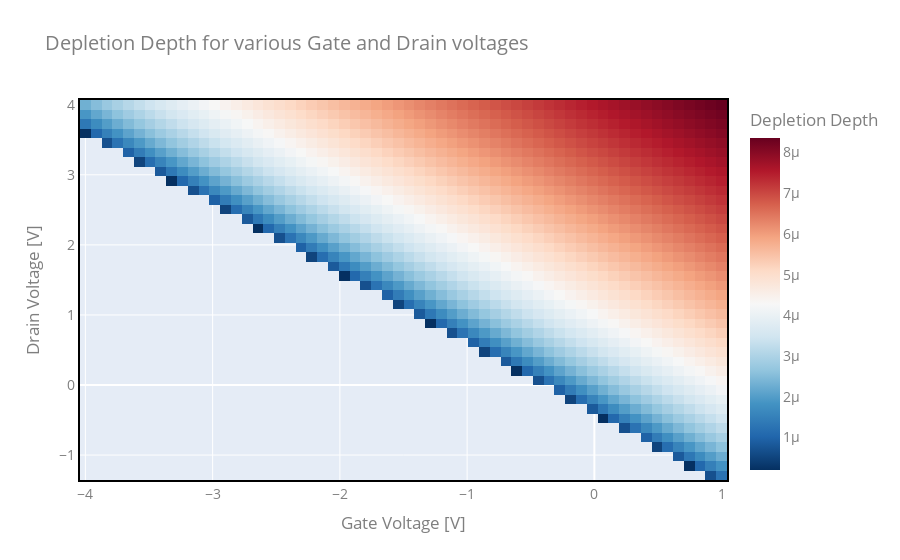

The notebook cell saved with this chart:
### Code cell
df3 = df[['Drain Voltage [V]',
          'Gate Voltage [V]',
          'Depletion Depth'
         ]].astype(float)
plotting = df3.pivot_table(index = 'Drain Voltage [V]',
                           columns = 'Gate Voltage [V]',
                           values = 'Depletion Depth'
                          )

fig = go.Figure(go.Heatmap(z=plotting.values,
                           x=plotting.columns,
                           y=plotting.index,
                           colorscale= 'rdbu',
                           reversescale=True,
                           colorbar={"title": 'Depletion Depth'}
                          )
               )

fig.update_layout(
    title="Depletion Depth for various Gate and Drain voltages",
    xaxis=dict(title="Gate Voltage [V]",showline=True, linewidth=2, linecolor='black', mirror=True),
    yaxis=dict(title="Drain Voltage [V]", showline=True, linewidth=2, linecolor='black', mirror=True),
    font=dict(
        size=14,
        color="#7f7f7f"
    ))

fig.write_html('Depletion_Heatmap.html')
fig.show()

### Figure 1 — Plotly figure (JSON) as saved in the notebook; plotly's stock layout.template omitted (floating-point values rounded to 4 significant figures; data arrays with more than 128 entries replaced by an {"elided": "..."} marker saying what was removed)
{"data": [{"colorbar": {"title": {"text": "Depletion Depth"}}, "colorscale": [[0, "rgb(103,0,31)"], [0.1, "rgb(178,24,43)"], [0.2, "rgb(214,96,77)"], [0.3, "rgb(244,165,130)"], [0.4, "rgb(253,219,199)"], [0.5, "rgb(247,247,247)"], [0.6, "rgb(209,229,240)"], [0.7, "rgb(146,197,222)"], [0.8, "rgb(67,147,195)"], [0.9, "rgb(33,102,172)"], [1, "rgb(5,48,97)"]], "reversescale": true, "type": "heatmap", "x": [-4, -3.915, -3.831, -3.746, -3.661, -3.576, -3.492, -3.407, -3.322, -3.237, -3.153, -3.068, -2.983, -2.898, -2.814, -2.729, -2.644, -2.559, -2.475, -2.39, -2.305, -2.22, -2.136, -2.051, -1.966, -1.881, -1.797, -1.712, -1.627, -1.542, -1.458, -1.373, -1.288, -1.203, -1.119, -1.034, -0.9492, -0.8644, -0.7797, -0.6949, -0.6102, -0.5254, -0.4407, -0.3559, -0.2712, -0.1864, -0.1017, -0.01695, 0.0678, 0.1525, 0.2373, 0.322, 0.4068, 0.4915, 0.5763, 0.661, 0.7458, 0.8305, 0.9153, 1], "y": [-1.288, -1.153, -1.017, -0.8814, -0.7458, -0.6102, -0.4746, -0.339, -0.2034, -0.0678, 0.0678, 0.2034, 0.339, 0.4746, 0.6102, 0.7458, 0.8814, 1.017, 1.153, 1.288, 1.424, 1.559, 1.695, 1.831, 1.966, 2.102, 2.237, 2.373, 2.508, 2.644, 2.78, 2.915, 3.051, 3.186, 3.322, 3.458, 3.593, 3.729, 3.864, 4], "z": {"elided": "40x60 float values"}}], "layout": {"font": {"color": "#7f7f7f", "size": 14}, "title": {"text": "Depletion Depth for various Gate and Drain voltages"}, "xaxis": {"linecolor": "black", "linewidth": 2, "mirror": true, "showline": true, "title": {"text": "Gate Voltage [V]"}}, "yaxis": {"linecolor": "black", "linewidth": 2, "mirror": true, "showline": true, "title": {"text": "Drain Voltage [V]"}}}}
